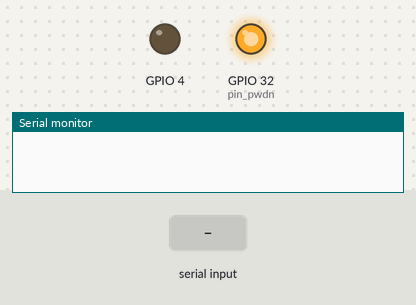
Bench run of a sketch on a simulated ESP32. Parts: output pins drawn as LEDs (lit = HIGH), the last lines printed to the serial monitor. The test bench sets the inputs (shaded band). The camera gives no picture.

Above: at 0.01 s.
At 2.3 s:
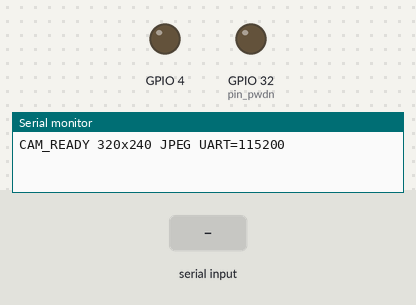
2.4 s: "I90\n" received over Serial
3.9 s: "E90\n" received over Serial
5.4 s: "T90\n" received over Serial
Timing chart, 0 to 8.4 s (numbered marks = the images above; inputs shaded):
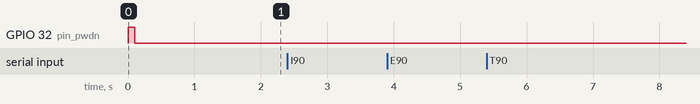

The sketch:

UsbCamera.ino
```cpp
#include <Arduino.h>
#include "esp_camera.h"

static bool cameraReady = false;
static uint32_t sequenceNumber = 0;
static uint32_t chunkSize = 64;
static uint32_t chunkGapUs = 1000;
static camera_config_t cameraConfig = {};

static void automaticExposure() {
  sensor_t *sensor = esp_camera_sensor_get();
  sensor->set_colorbar(sensor, 0);
  sensor->set_special_effect(sensor, 0);
  sensor->set_brightness(sensor, 0);
  sensor->set_contrast(sensor, 0);
  sensor->set_whitebal(sensor, 1);
  sensor->set_awb_gain(sensor, 1);
  sensor->set_aec2(sensor, 0);
  sensor->set_ae_level(sensor, -1);
  sensor->set_exposure_ctrl(sensor, 1);
  sensor->set_gain_ctrl(sensor, 1);
}

static esp_err_t initializeCamera() {
  esp_err_t error = ESP_FAIL;
  for (int attempt = 0; attempt < 3; ++attempt) {
    // A CPU reset alone may leave the OV2640 in its previous state.
    pinMode(32, OUTPUT);
    digitalWrite(32, HIGH);
    delay(100);
    digitalWrite(32, LOW);
    delay(100);
    error = esp_camera_init(&cameraConfig);
    if (error == ESP_OK) {
      automaticExposure();
      // Let automatic exposure settle before the first requested frame.
      for (int warmup = 0; warmup < 8; ++warmup) {
        camera_fb_t *frame = esp_camera_fb_get();
        if (frame) esp_camera_fb_return(frame);
        delay(25);
      }
      return error;
    }
    esp_camera_deinit();
    delay(100);
  }
  return error;
}

static uint32_t frameCrc(const uint8_t *data, size_t size) {
  uint32_t crc = 0xffffffffUL;
  for (size_t i = 0; i < size; ++i) {
    crc ^= data[i];
    for (int bit = 0; bit < 8; ++bit)
      crc = (crc >> 1) ^ ((crc & 1) ? 0xedb88320UL : 0);
  }
  return crc ^ 0xffffffffUL;
}

static void put16(uint8_t *dst, uint16_t value) {
  dst[0] = value; dst[1] = value >> 8;
}
static void put32(uint8_t *dst, uint32_t value) {
  for (int i = 0; i < 4; ++i) dst[i] = value >> (i * 8);
}

void setup() {
  Serial.begin(115200);
  Serial.setDebugOutput(false);
  pinMode(4, OUTPUT);
  digitalWrite(4, LOW); // Keep the bright flash LED off.

  camera_config_t &config = cameraConfig;
  config.ledc_channel = LEDC_CHANNEL_0;
  config.ledc_timer = LEDC_TIMER_0;
  // AI-Thinker ESP32-CAM / OV2640 pin map.
  config.pin_d0 = 5; config.pin_d1 = 18;
  config.pin_d2 = 19; config.pin_d3 = 21;
  config.pin_d4 = 36; config.pin_d5 = 39;
  config.pin_d6 = 34; config.pin_d7 = 35;
  config.pin_xclk = 0; config.pin_pclk = 22;
  config.pin_vsync = 25; config.pin_href = 23;
  config.pin_sccb_sda = 26; config.pin_sccb_scl = 27;
  config.pin_pwdn = 32; config.pin_reset = -1;
  config.xclk_freq_hz = 20000000;
  config.pixel_format = PIXFORMAT_JPEG;
  config.frame_size = FRAMESIZE_QVGA;
  config.jpeg_quality = 20;
  const bool hasPsram = psramFound();
  config.fb_count = hasPsram ? 2 : 1;
  config.fb_location = hasPsram ? CAMERA_FB_IN_PSRAM : CAMERA_FB_IN_DRAM;
  config.grab_mode = hasPsram ? CAMERA_GRAB_LATEST : CAMERA_GRAB_WHEN_EMPTY;
  esp_err_t error = initializeCamera();
  if (error != ESP_OK) {
    Serial.printf("CAM_ERROR init=0x%x\n", error);
    return;
  }
  cameraReady = true;
  Serial.println("CAM_READY 320x240 JPEG UART=115200");
}

void loop() {
  if (!Serial.available()) { delay(1); return; }
  int command = Serial.read();
  if (command == 'I') {
    sensor_t *sensor = cameraReady ? esp_camera_sensor_get() : nullptr;
    if (!sensor) { Serial.println("CAM_ERROR not_ready"); return; }
    Serial.printf("CAM_INFO pid=0x%x aec=%d exposure=%d agc=%d gain=%d ae_level=%d\n",
                  sensor->id.PID, sensor->status.aec, sensor->status.aec_value,
                  sensor->status.agc, sensor->status.agc_gain, sensor->status.ae_level);
    return;
  }
  if (command == 'E') {
    uint32_t exposure = Serial.parseInt();
    if (!cameraReady || exposure > 1200) { Serial.println("CAM_ERROR exposure"); return; }
    sensor_t *sensor = esp_camera_sensor_get();
    if (exposure == 0) automaticExposure();
    else {
      sensor->set_exposure_ctrl(sensor, 0);
      sensor->set_gain_ctrl(sensor, 0);
      sensor->set_agc_gain(sensor, 0);
      sensor->set_aec_value(sensor, exposure);
    }
    Serial.printf("EXPOSURE %lu\n", (unsigned long)exposure);
    return;
  }
  if (command == 'T') {
    uint32_t size = Serial.parseInt();
    uint32_t gap = Serial.parseInt();
    if ((size != 32 && size != 64 && size != 128 && size != 256) || gap > 5000) {
      Serial.println("CAM_ERROR invalid_transfer");
      return;
    }
    chunkSize = size;
    chunkGapUs = gap;
    Serial.printf("TRANSFER %lu %lu\n", (unsigned long)size, (unsigned long)gap);
    Serial.flush();
    return;
  }
  if (command == 'B') {
    uint32_t baud = Serial.parseInt();
    if (baud != 115200 && baud != 230400 && baud != 460800 &&
        baud != 921600 && baud != 1500000 && baud != 2000000) {
      Serial.println("CAM_ERROR invalid_baud");
      return;
    }
    Serial.printf("BAUD %lu\n", (unsigned long)baud);
    Serial.flush();
    Serial.updateBaudRate(baud);
    return;
  }
  if (command != 'F') return;
  if (!cameraReady) cameraReady = initializeCamera() == ESP_OK;
  if (!cameraReady) { Serial.println("CAM_ERROR not_ready"); return; }
  camera_fb_t *frame = esp_camera_fb_get();
  if (!frame) { Serial.println("CAM_ERROR capture_failed"); return; }
  uint8_t header[20] = {'E', 'C', 'A', 'M'};
  put32(header + 4, frame->len);
  put32(header + 8, frameCrc(frame->buf, frame->len));
  put32(header + 12, sequenceNumber++);
  put16(header + 16, frame->width);
  put16(header + 18, frame->height);
  Serial.write(header, sizeof(header));
  // Give the USB-UART bridge time to drain between short bursts.
  for (size_t offset = 0; offset < frame->len; offset += chunkSize) {
    size_t count = min((size_t)chunkSize, frame->len - offset);
    Serial.write(frame->buf + offset, count);
    Serial.flush();
    delayMicroseconds(chunkGapUs);
  }
  esp_camera_fb_return(frame);
}
```
